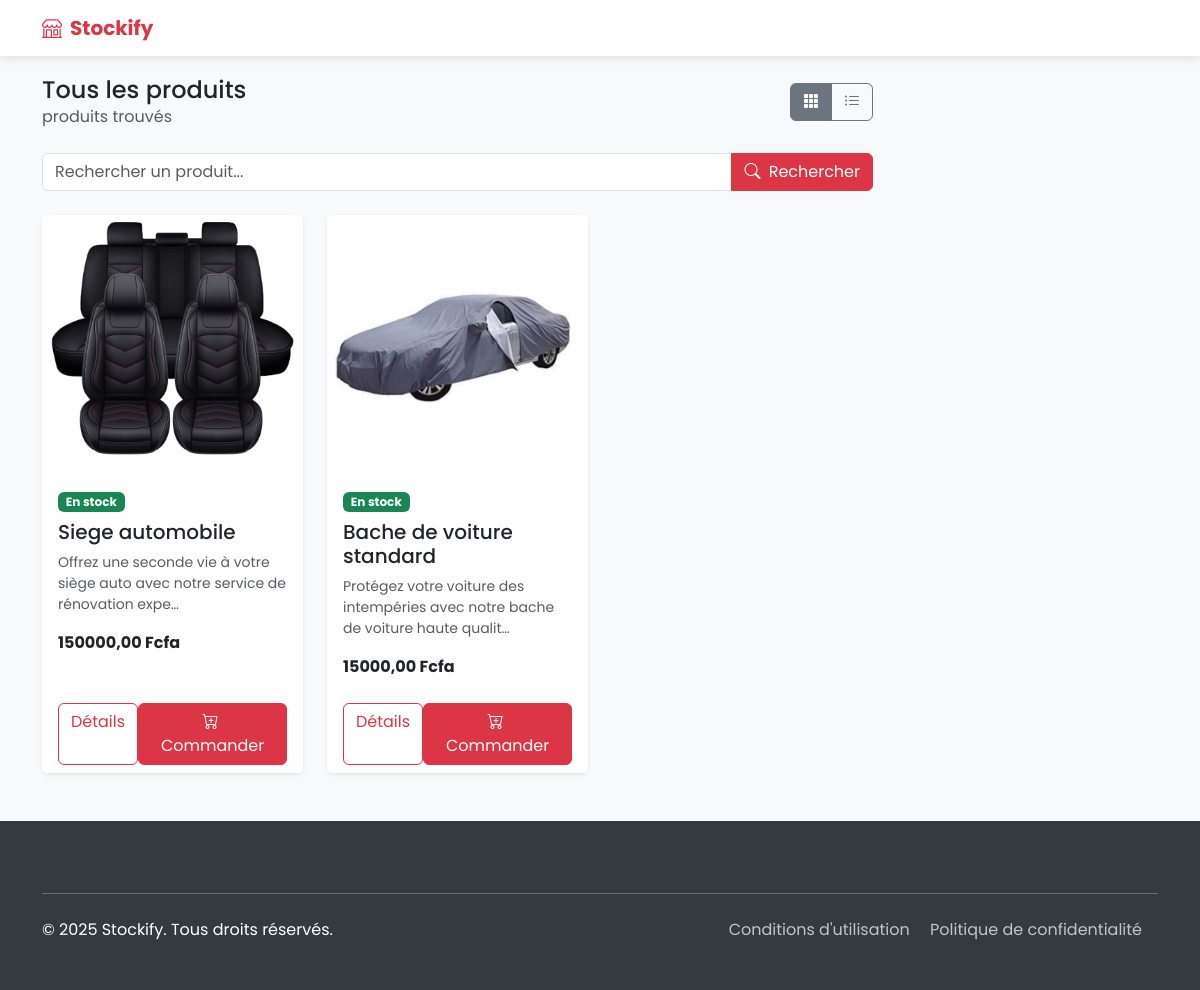
/store/, run on the app's committed database.
### inventory/models.py (models this page shows, shortened)
class Product(models.Model):
    name = models.CharField(max_length=255)
    description = models.TextField(blank=True)
    slug = models.SlugField(max_length=125)
    price = models.DecimalField(max_digits=10, decimal_places=2, default=0.0)
    stock = models.PositiveIntegerField(blank=True, null=True)
    thumbnail = models.ImageField(upload_to="products", blank=True, null=True)
    created_at = models.DateTimeField(auto_now_add=True)
    updated_at = models.DateTimeField(auto_now=True)

### store/views.py (the view)
# urls.py: path('', StoreListView.as_view(), name='index'),
class StoreListView(ListView):
    model = Product
    template_name = "store/product_list.html"
    def get_queryset(self):
        queryset = super().get_queryset()
        name = self.request.GET.get("name", "").strip()
        stock = self.request.GET.get("stock", "").strip()
        if name:
            queryset = queryset.filter(name__icontains=name)
        if stock:
            try:
                stock = int(stock)
                queryset = queryset.filter(stock__gte=stock)
            except ValueError:
                pass  # Ignore les valeurs non numériques
        return queryset

### store/templates/store/product_list.html (shortened to what this page needs)
{% extends 'store_layout.html' %}
{% block contenu %}
<div class="d-flex justify-content-between align-items-center flex-wrap mb-4">
    <div>
        <h2 class="h4 mb-0">
            Tous les produits
        </h2>
        <p class="text-muted mb-0">{{ products.paginator.count }} produits trouvés</p>
    </div>
    <div class="d-flex align-items-center mt-3 mt-md-0">
                <div class="btn-group" role="group" aria-label="Affichage">
            <button type="button" class="btn btn-outline-secondary active" id="gridView">
                <i class="bi bi-grid-3x3-gap-fill"></i>
            </button>
            <button type="button" class="btn btn-outline-secondary" id="listView">
                <i class="bi bi-list-ul"></i>
            </button>
        </div>
    </div>
</div>
<div class="mb-4">
    <form class="d-flex" method="GET">
        <div class="input-group">
            <input class="form-control" type="search" name="name" placeholder="Rechercher un produit..." aria-label="Recherche" value="{{ request.GET.name }}">
            <button class="btn btn-primary" type="submit">
                <i class="bi bi-search me-1"></i> Rechercher
            </button>
        </div>
    </form>
</div>
<div class="row g-4" id="productsGrid">
    {% for product in product_list %}
    <div class="col-sm-6 col-lg-4">
        <div class="card h-100 product-card border-0 shadow-sm">
            <div class="position-relative">
                <div class="product-img-container">
                    <img src="{{ product.thumbnail.url }}" class="card-img-top" alt="{{ product.name }}">
                </div>
            </div>
            <div class="card-body">
                <div class="d-flex justify-content-between align-items-center mb-2">
                    {% if product.stock > 0 %}
                    <span class="badge bg-success">En stock</span>
                    {% else %}
                    <span class="badge bg-danger">Rupture</span>
                    {% endif %}
                </div>
                <h5 class="card-title">
                    {{ product.name }}
                </h5>
                <p class="card-text text-muted small mb-3">
                    {{ product.description|truncatechars:80 }}
                </p>
                <div class="d-flex justify-content-between align-items-center">
                    <div>
                        <span class="fw-bold">{{ product.price }} Fcfa</span>
                    </div>
                </div>
            </div>
            <div class="card-footer bg-white border-top-0 d-flex justify-content-between">
                <a href="{% url 'store:product_detail' product.id %}" class="btn btn-outline-primary">Détails</a>
                <a href="{% url 'store:add_order' product.id %}" class="btn btn-primary">
                    <i class="bi bi-cart-plus me-1"></i> Commander
                </a>
            </div>
        </div>
    </div>
    {% endfor %}
</div>
{% endblock %}

### templates/store_layout.html (style rules this page uses)
:root { --primary-color: #dc3545; --secondary-color: #6c757d; --accent-color: #ffc107; }
body { font-family: 'Poppins', sans-serif; background-color: #f8f9fa; padding-top: 76px; }
.btn-primary { background-color: var(--primary-color); border-color: var(--primary-color); }
.btn-outline-primary { color: var(--primary-color); border-color: var(--primary-color); }

### data on the page
Product: thumbnail (picture), stock "En stock", name "Siege automobile", description "Offrez une seconde vie à votre siège auto avec notre service de rénovation expe…", price "150000,00"
Product: thumbnail (picture), stock "En stock", name "Bache de voiture standard", description "Protégez votre voiture des intempéries avec notre bache de voiture haute qualit…", price "15000,00"
